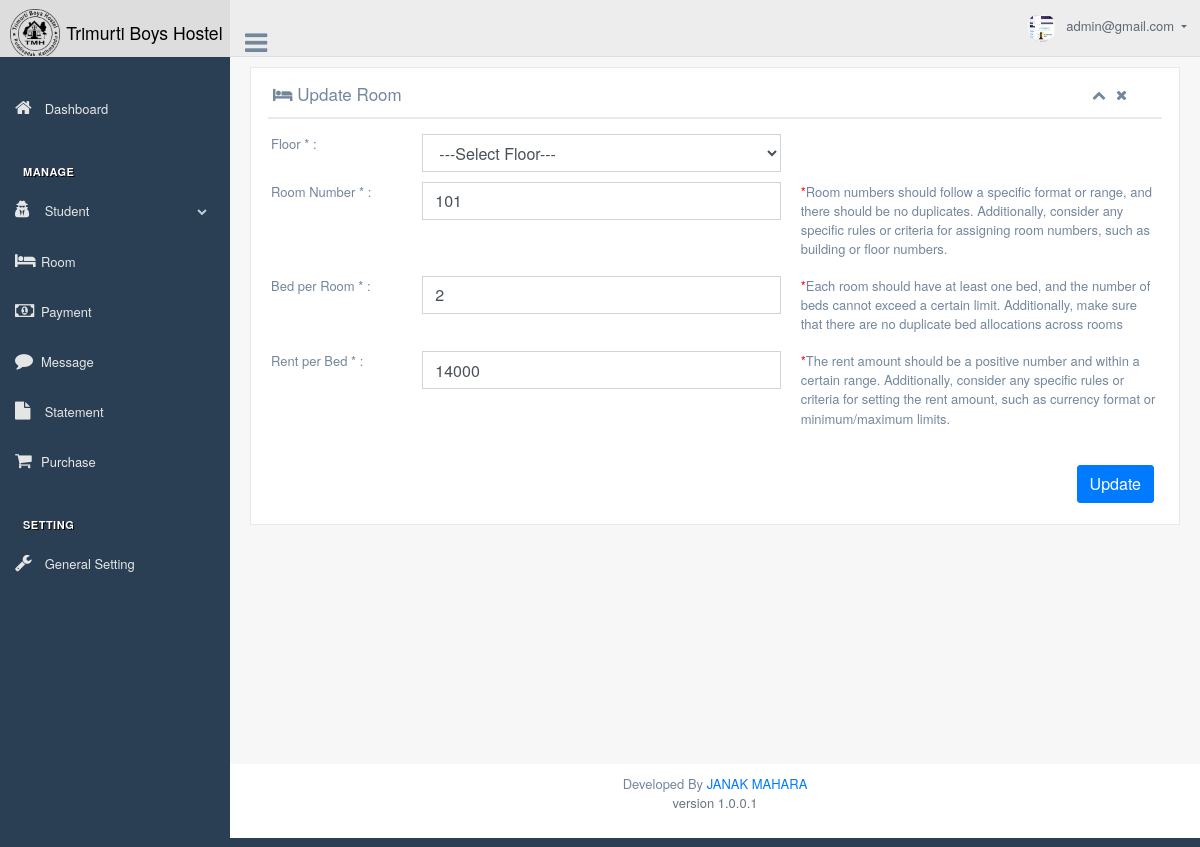
Screenshot of /pages/editRoom.php?room_id=17 (signed in) with the database file from the repository.
### tables this page shows
CREATE TABLE `rooms` (
  `id` int(11) NOT NULL,
  `roomNumber` int(11) NOT NULL,
  `bedPerRoom` int(11) NOT NULL,
  `rentPerBed` bigint(20) NOT NULL,
  `floor_id` int(11) NOT NULL
);

### config/DbFunction.php (called while the page is built, shortened)
<?php
class DbFunction
{
    function showAdmin($admId)
    {
        $db= Database::getInstance();
        $mysqli = $db->getConnection();
        $query  = "SELECT * FROM admin WHERE id='" . $admId . "';";
        $stmt   = $mysqli->query($query);
        return $stmt;
    }
    function showRoom1($rid)
    {
        $db     = Database::getInstance();
        $mysqli = $db->getConnection();
        $query  = "SELECT floors.name AS floorname, floors.id AS floorid, rooms.id, rooms.roomNumber, rooms.bedPerRoom, rooms.rentPerBed FROM rooms INNER JOIN floors ON rooms.floor_id = floors.id WHERE rooms.id = '" . $rid . "';";
        $stmt   = $mysqli->query($query);
        return $stmt;
    }
}
?>

### pages/editRoom.php (the view, shortened to what this page needs)
<?php
include('../config/DbFunction.php');
$obj=new DbFunction();
$roomId=$_REQUEST['room_id'];
$rs=$obj->showRoom1($roomId);
$res=$rs->fetch_object();
?>
<!DOCTYPE html>
<html lang="en">
<head>
  <link href="../vendors/bootstrap/dist/css/bootstrap.min.css" rel="stylesheet">
  <link href="../vendors/font-awesome/css/font-awesome.min.css" rel="stylesheet">
  <link href="../vendors/malihu-custom-scrollbar-plugin/jquery.mCustomScrollbar.min.css" rel="    stylesheet" />
  <link rel="stylesheet" href="path/to/font-awesome/css/font-awesome.min.css">
  <link href="../build/css/custom.min.css" rel="stylesheet">
  <link href="../vendors/google-code-prettify/bin/prettify.min.css" rel="stylesheet">
  <link href="../vendors/select2/dist/css/select2.min.css" rel="stylesheet">
  <link href="../vendors/switchery/dist/switchery.min.css" rel="stylesheet">
  <link href="../vendors/starrr/dist/starrr.css" rel="stylesheet">
  <link href="../vendors/bootstrap-daterangepicker/daterangepicker.css" rel="stylesheet">
</head>
<body class="nav-md ">
  <div class="container body ">
    <div class="main_container">
      <?php
      include 'include/sidebar.php';
      ?>
      <div class="right_col" role="main">
        <div class="">
          <div class="row" style="min-height: 80vh">
            <div class="col-md-12 col-sm-12  ">
              <div class="x_panel">
                <div class="x_title">
                  <h2><i class="fa fa-bed" aria-hidden="true"></i> Update Room</h2>
                  <ul class="nav navbar-right panel_toolbox">
                    <li><a class="collapse-link"><i class="fa fa-chevron-up"></i></a>
                    </li>
                    <li><a class="close-link"><i class="fa fa-close"></i></a>
                    </li>
                  </ul>
                  <div class="clearfix"></div>
                </div>
                <div class="x_content">
                  <form id="demo-form" data-parsley-validate method="post">
                    <div class="form-group row">
                      <div class="col-md-2 col-sm-12 ">
                        <label for="addFloor">Floor * :</label>
                      </div>
                      <div class="col-md-5 col-sm-12">
                        <select id="addFloor" class="form-control" name="floorId" required autocomplete="off" />
                      </div>
                    </div>
                    <div class="form-group row ">
                      <div class="col-md-2 col-sm-12 ">
                        <label for="roomNumber">Room Number * :</label>
                      </div>
                      <div class="col-md-5 col-sm-12">
                        <input type="number" id="roomNumber" value="<?php echo $res->roomNumber;?>" class="form-control" name="roomNumber" required autocomplete="off" />
                      </div>
                      <div class="col-md-5 col-sm-12 ">
                        <label for="RoomNoSuggestion"><span style="color:red">*</span>Room numbers should follow a specific format or range, and there should be no duplicates. Additionally, consider any specific rules or criteria for assigning room numbers, such as building or floor numbers.</label>
                      </div>
                    </div>
                    <div class="form-group row ">
                      <div class="col-md-2 col-sm-12 ">
                        <label for="bedPerRoom">Bed per Room * :</label>
                      </div>
                      <div class="col-md-5 col-sm-12">
                        <input type="number" id="bedPerRoom" value="<?php echo $res->bedPerRoom;?>" class="form-control" name="bedPerRoom" required autocomplete="off" />
                      </div>
                      <div class="col-md-5 col-sm-12 ">
                        <label for="bedPerRoomSuggestion"><span style="color:red">*</span>Each room should have at least one bed, and the number of beds cannot exceed a certain limit. Additionally, make sure that there are no duplicate bed allocations across rooms</label>
                      </div>
                    </div>
                    <div class="form-group row ">
                      <div class="col-md-2 col-sm-12 ">
                        <label for="rentPerBed">Rent per Bed * :</label>
                      </div>
                      <div class="col-md-5 col-sm-12">
                        <input type="number" id="rentPerBed" value="<?php echo $res->rentPerBed;?>" class="form-control" name="rentPerBed" required autocomplete="off" />
                      </div>
                      <div class="col-md-5 col-sm-12 ">
                        <label for="rentPerBedSuggestion"><span style="color:red">*</span>The rent amount should be a positive number and within a certain range. Additionally, consider any specific rules or criteria for setting the rent amount, such as currency format or minimum/maximum limits.</label>
                      </div>
                    </div>
                    <br />
                    <button class="btn btn-primary" type="submit" name="editRoom" style="float: right;">Update</button>
                  </form>
                </div>
              </div>
            </div>
          </div>
        </div>
      </div>
      <?php include 'include/footer.php'; ?>
   </div>
  </div>
</body>
</html>

### pages/include/sidebar.php (shortened to what this page needs)
<?php
 include_once '../config/DbFunction.php';
 $obj=new DbFunction();
 if(isset($_SESSION['username']) && isset($_SESSION['user_id']) ){
 $userId=$_SESSION['user_id'];
 $user=$obj->showAdmin($userId);
 $row=$user->fetch_object();
 }
 ?>
       <div class="col-md-3 left_col">
        <div class="left_col scroll-view">
          <div class="navbar nav_title" style="border: 0;background: #ddd;">
            <a href="dashboard.php" class="site_title">
              <img src="../public/logo.png" width="50px">
              <small style="color:black">Trimurti Boys Hostel</small>
            </a>
          </div>
          <br />
          <div id="sidebar-menu" class="main_menu_side hidden-print main_menu">
            <div class="menu_section">
              <ul class="nav side-menu">
                <li><a href="dashboard.php"><i class="fa fa-home"></i> Dashboard</a>
              </ul>
            </div>
            <div class="menu_section">
              <h3>Manage</h3>
              <ul class="nav side-menu">
                <li>
                  <a><i class="fa fa-user-secret" aria-hidden="true"></i>
                    Student
                    <span class="fa fa-chevron-down"></span></a>
                </li>
                <li><a href="room.php"><i class="fa fa-bed" aria-hidden="true"></i>Room</a></li>
                <li><a href="payment.php"><i class="fa fa-money" aria-hidden="true"></i>Payment</a></li>
                <li><a href="message.php"><i class="fa fa-comment" aria-hidden="true"></i>Message</a></li>
                <li><a href="statement.php"><i class="fa fa-file" aria-hidden="true"></i> Statement</a></li>
                <li><a href="purchase.php"><i class="fa fa-shopping-cart" aria-hidden="true"></i>Purchase</a></li>
              </ul>
            </div>
            <div class="menu_section">
              <h3>Setting</h3>
              <ul class="nav side-menu">
                <li>
                  <a href="dashboard.php?page=setting"><i class="fa fa-wrench" aria-hidden="true"></i>
                    General Setting
                </li>
              </ul>
            </div>
          </div>
        </div>
      </div>
      <div class="top_nav">
        <div class="nav_menu">
          <div class="nav toggle">
            <a id="menu_toggle"><i class="fa fa-bars"></i></a>
          </div>
          <nav class="nav navbar-nav">
            <ul class=" navbar-right">
              <li class="nav-item dropdown open" style="padding-left: 15px;">
                <a href="javascript:;" class="user-profile dropdown-toggle" aria-haspopup="true" id="navbarDropdown" data-toggle="dropdown" aria-expanded="false">
                  <img src="../public/user/<?php echo$row->image?>" alt=""><?php echo $_SESSION['username'] ?>
                </a>
              </li>
            </ul>
          </nav>
        </div>
      </div>

### rows the page displays
rooms: roomNumber "101", bedPerRoom "2", rentPerBed "14000"

### other values shown
$_SESSION['username'] "admin@gmail.com"
